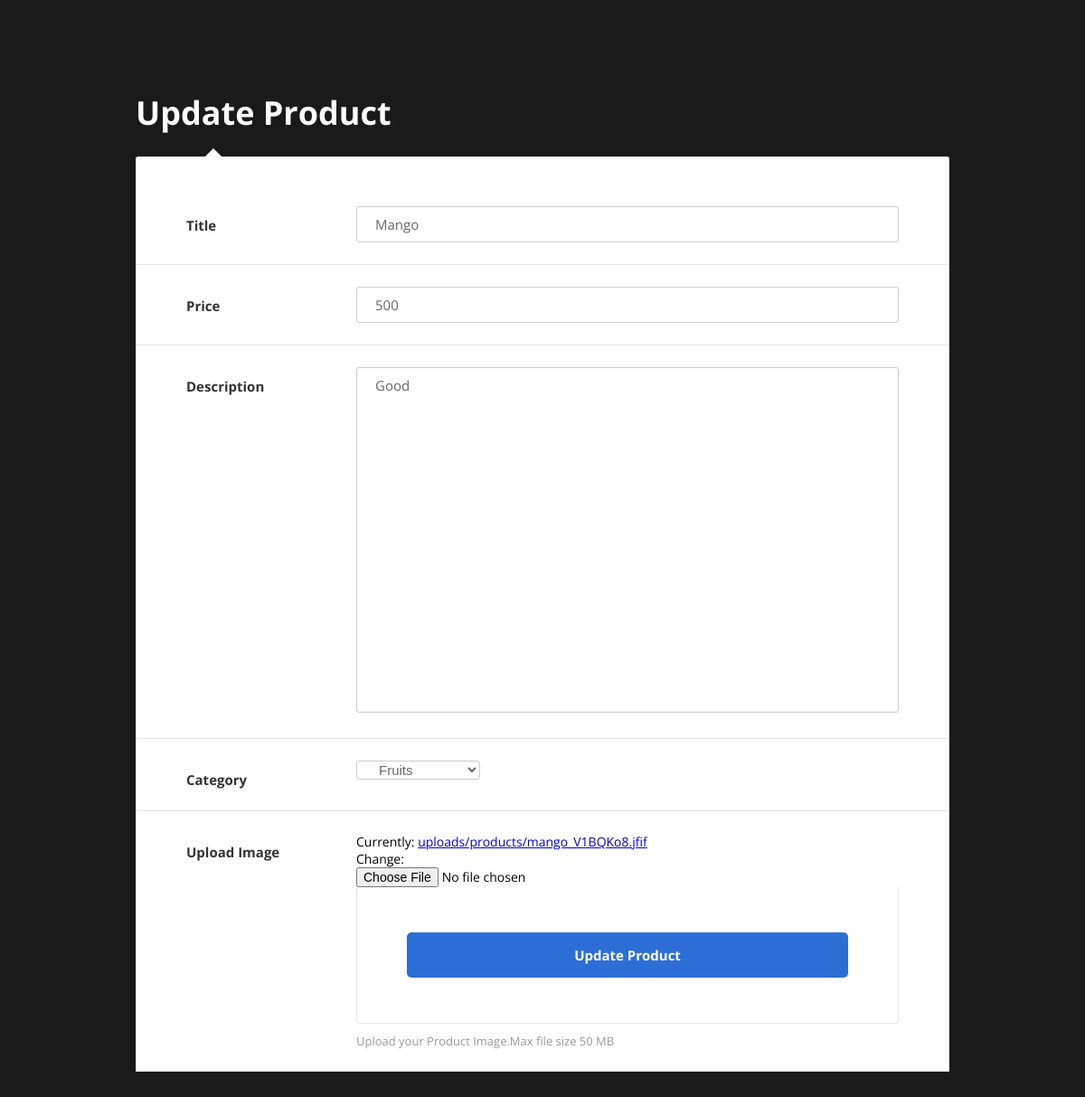
The app's page /product_update/15/ (signed in), older data.
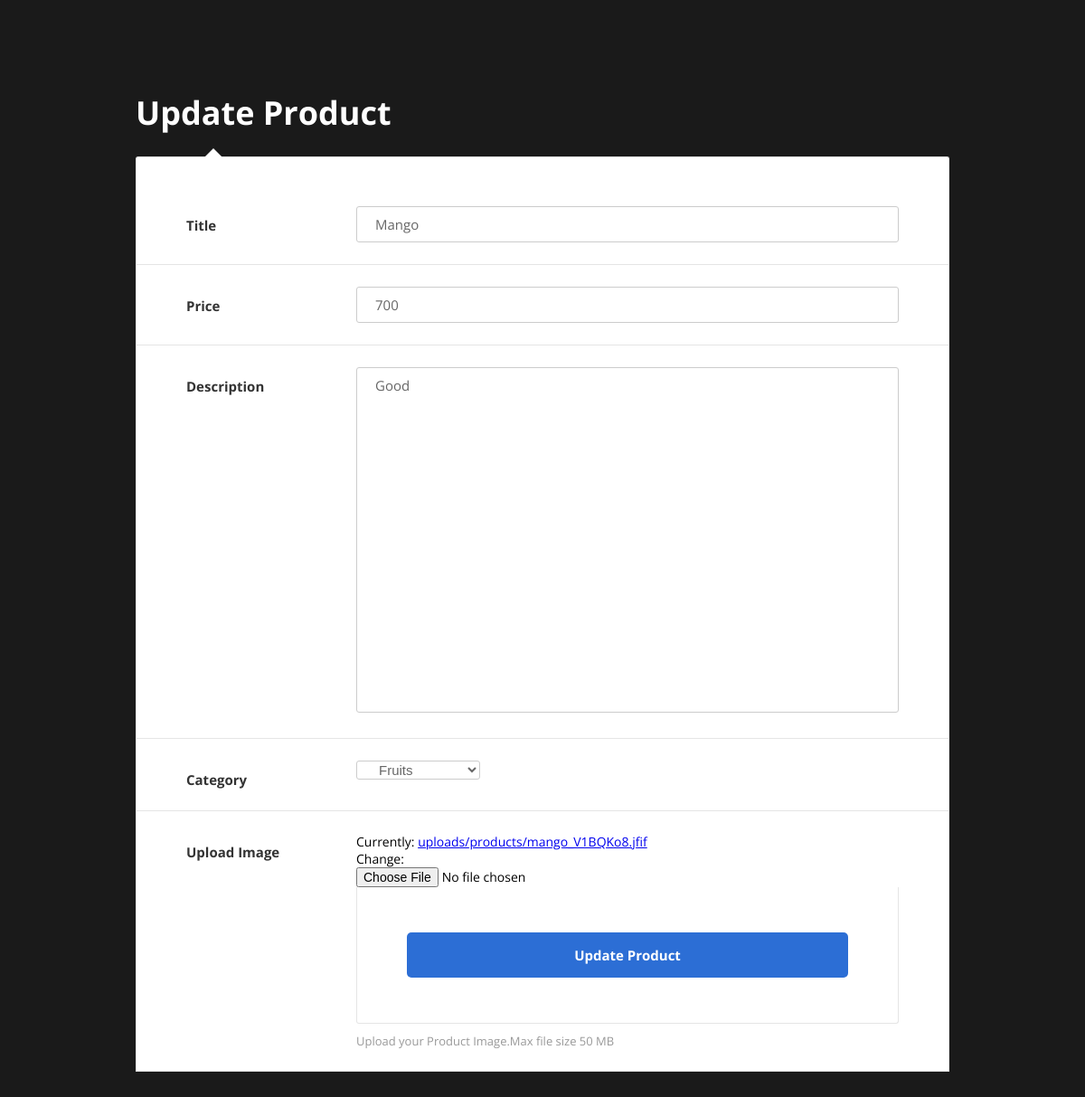
The same page, newer data.
### Base/models/product.py (models this page shows, shortened)
class Product(models.Model):
    title = models.CharField(max_length=250)
    description = models.TextField(max_length=250, blank=True, null=True)
    image = models.ImageField(upload_to='uploads/products/')
    price = models.IntegerField(default=0)
    created = models.DateTimeField(auto_now_add=True)
    category = models.ForeignKey(Categorie, on_delete=models.CASCADE, default=1)
    quantity = models.IntegerField(default=1)
    user = models.ForeignKey(User, on_delete=models.CASCADE, blank=True, null=True)
    class Meta:
        ordering = ['created']

### Base/views/productupdate.py (the view, shortened to what this page needs)
# urls.py: path('product_update/<int:pk>/',ProductUpdate.as_view(),name='product_update'),
class ProductUpdate(LoginRequiredMixin, UpdateView):
    model = Product
    template_name = 'base/product_update.html'
    fields = ['title', 'description', 'image', 'price', 'category']
    success_url = reverse_lazy('products')

### Base/models/categorie.py (called while the page is built)
    def __str__(self):
        return self.title

### Base/templates/Base/product_update.html (shortened to what this page needs)
{% load static %}
{% load crispy_forms_tags %}
{% load widget_tweaks %}
<!DOCTYPE html>
<html lang="en">
<head>
    <link href="{%static 'update_product/css/main.css'%}" rel="stylesheet" media="all">
</head>
<body>
    <div class="page-wrapper bg-dark p-t-100 p-b-50">
        <div class="wrapper wrapper--w900">
            <div class="card card-6">
                <div class="card-heading">
                    <h2 class="title">Update Product</h2>
                </div>
                <div class="card-body">
                    <form method="POST" action="" enctype='multipart/form-data'>
                        <div class="form-row">
                            <div class="name">Title</div>
                            <div class="value">
                                {%render_field form.title  class="input--style-6"  placeholder="Title" name="Title" type="text" %}
                            </div>
                        </div>
                        <div class="form-row">
                            <div class="name">Price</div>
                            <div class="value">
                                {%render_field form.price  class="input--style-6"  placeholder="Price" name="Price" type="text" %}
                            </div>
                        </div>
                        <div class="form-row">
                            <div class="name">Description</div>
                            <div class="value">
                                <div class="input-group">
                                {%render_field form.description  class="input--style-6"  placeholder="Product Description" name="Product_Description" type="text" %}
                                </div>
                            </div>
                        </div>
                        <div class="form-row">
                        <div class="name">Category</div>
                            {%render_field form.category class="input--style-6" name="Product_Category" type="text" %}
                        </div>
                        <div class="form-row">
                            <div class="name">Upload Image</div>
                            <div class="value">
                                <div class="input-group js-input-file">
                                    {%render_field form.image  class="label--file"  name="file_image" id="file"%}
                                </div>
                                <div class="card-footer">
                                 <input class="btn btn--radius-2 btn--blue-2" type="submit" value="Update Product">
                              </div>
                                <div class="label--desc">Upload your Product Image.Max file size 50 MB</div>
                            </div>
                        </div>
                    </form>
                </div>
            </div>
        </div>
    </div>
</body>
</html>

Row changes from the older to the newer data that the page shows:
changed Product "Mango": price "500" → "700"
